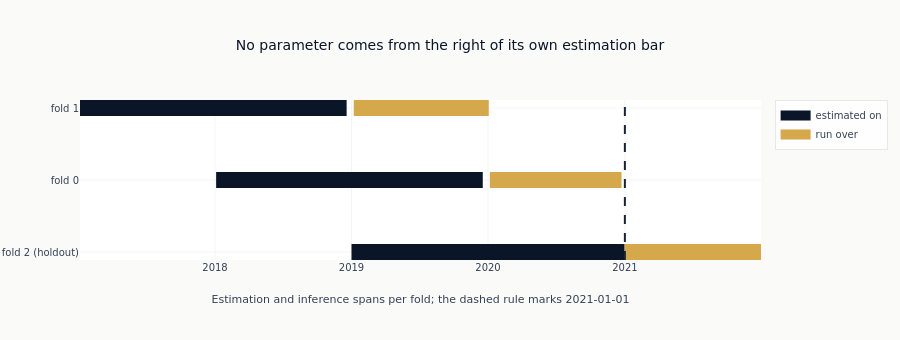

Write notebook code for a chart like this one.
### Markdown cell above
### F1. The fold contract

What the table states, the figure shows: every estimation bar sits entirely to the left of the
inference bar it feeds, and every estimation bar ends left of the holdout rule. The last row is
the added holdout fold, and it is the one to read carefully - its inference bar is the only one
that crosses the rule, and its estimation bar stops short of it.

### Code cell
fit_colour, infer_colour = ml4t_palette(2, categorical=True)
fig = go.Figure()
for row_index, row in enumerate(CHRONOLOGICAL):
    label = f"fold {row['fold']}" + (" (holdout)" if row["is_holdout"] else "")
    for span, colour, name in (
        (("fit_start", "fit_end"), fit_colour, "estimated on"),
        (("infer_start", "infer_end"), infer_colour, "run over"),
    ):
        fig.add_trace(
            go.Scatter(
                x=[row[span[0]], row[span[1]]],
                y=[label, label],
                mode="lines",
                line=dict(color=colour, width=16),
                name=name,
                showlegend=row_index == 0,
            )
        )
fig.add_vline(x=HOLDOUT_START, line_dash="dash", line_color=ml4t_palette(3)[2])
fig.update_layout(
    title="No parameter comes from the right of its own estimation bar",
    xaxis_title=f"Estimation and inference spans per fold; the dashed rule marks {HOLDOUT_START}",
    height=340,
)
fig.update_yaxes(autorange="reversed")
show_plotly_with_alt(
    fig,
    "Timeline with one row per fold, earliest at the top. Each row carries a dark two-year "
    "estimation bar and, immediately to its right, a gold inference bar. Fold 1 estimates from "
    "January 2017 to December 2018 and runs over 2019; fold 0 estimates from January 2018 to "
    "December 2019 and runs over 2020; the third row, labelled as the holdout fold, estimates "
    "from January 2019 to December 2020 and runs over 2021. A dashed vertical rule marks the "
    "start of 2021. Every dark bar ends to the left of both its own gold bar and the rule, and "
    "the holdout fold's gold bar is the only one that crosses the rule.",
)

### Figure 1 — Plotly figure (JSON) as saved in the notebook; plotly's stock layout.template omitted (floating-point values rounded to 4 significant figures)
{"data": [{"line": {"color": "#0a1628", "width": 16}, "mode": "lines", "name": "estimated on", "showlegend": true, "type": "scatter", "x": ["2017-01-05", "2018-12-19"], "y": ["fold 1", "fold 1"]}, {"line": {"color": "#D4A84B", "width": 16}, "mode": "lines", "name": "run over", "showlegend": true, "type": "scatter", "x": ["2019-01-07", "2020-01-03"], "y": ["fold 1", "fold 1"]}, {"line": {"color": "#0a1628", "width": 16}, "mode": "lines", "name": "estimated on", "showlegend": false, "type": "scatter", "x": ["2018-01-04", "2019-12-18"], "y": ["fold 0", "fold 0"]}, {"line": {"color": "#D4A84B", "width": 16}, "mode": "lines", "name": "run over", "showlegend": false, "type": "scatter", "x": ["2020-01-06", "2020-12-23"], "y": ["fold 0", "fold 0"]}, {"line": {"color": "#0a1628", "width": 16}, "mode": "lines", "name": "estimated on", "showlegend": false, "type": "scatter", "x": ["2019-01-01", "2020-12-31"], "y": ["fold 2 (holdout)", "fold 2 (holdout)"]}, {"line": {"color": "#D4A84B", "width": 16}, "mode": "lines", "name": "run over", "showlegend": false, "type": "scatter", "x": ["2021-01-01", "2021-12-31"], "y": ["fold 2 (holdout)", "fold 2 (holdout)"]}], "layout": {"height": 340, "shapes": [{"line": {"color": "#152238", "dash": "dash"}, "type": "line", "x0": "2021-01-01", "x1": "2021-01-01", "xref": "x", "y0": 0, "y1": 1, "yref": "y domain"}], "title": {"text": "No parameter comes from the right of its own estimation bar"}, "xaxis": {"title": {"text": "Estimation and inference spans per fold; the dashed rule marks 2021-01-01"}}, "yaxis": {"autorange": "reversed"}}}
